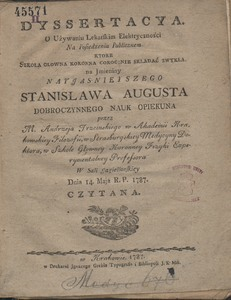
#> input picture image_detector/data/images/0000053492-000001.jpg, 231 x 300 px; its folder holds only this picture in this run
$ python -i prepare_image.py   (imports and definitions only)
#> lines starting #> are read from the running program, lines starting #| are printed output that depends on the picture; after the words box and inside, x2 and y2 are one past the last pixel; in counts of white or black regions, pixels touching at a corner belong together
# -*- coding: utf-8 -*-

from skimage import io

from skimage.color import rgb2gray
from skimage.filters import threshold_otsu
from skimage.transform import resize


SIZE = (300, 300)


def prepare_image(image):
    """
    Reduce the image to gray, resize and remove the background.
    """
    resized = rgb2gray(resize(image, SIZE))
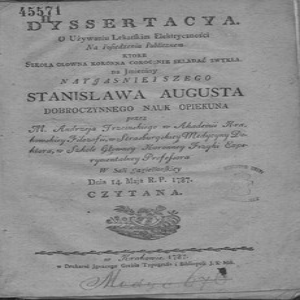
#> resized: shape (300, 300) float64; min 0.0874, max 0.705, mean 0.571
    filtered = threshold_otsu(resized)
#> filtered = 0.506

    return resized > filtered
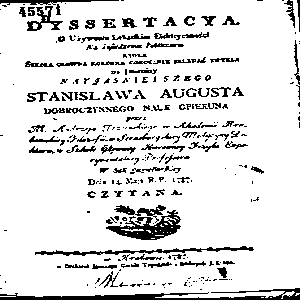
#> returned value: shape (300, 300) bool; 87.7% white; 351 black regions (223 under 20 px), largest, box (x1, y1, x2, y2) and area: (0, 288, 300, 300) 1380, (106, 210, 181, 240) 965, (35, 246, 254, 256) 608


def load_images(images_path):
    """
    Return the numpy array of images.
    """
    images = io.ImageCollection(images_path)
    images = [prepare_image(i) for i in images]

    return images

>>> import cv2
>>> picture = cv2.cvtColor(cv2.imread('data/images/0000053492-000001.jpg'), cv2.COLOR_BGR2RGB)
>>> result = prepare_image(picture)

$ run again, on image_detector/data/images/0000053492-000002.jpg
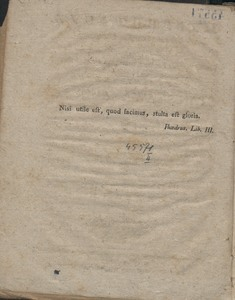
#> input picture image_detector/data/images/0000053492-000002.jpg, 235 x 300 px
#> in prepare_image, `resized = rgb2gray(resize(image, SIZE))`:
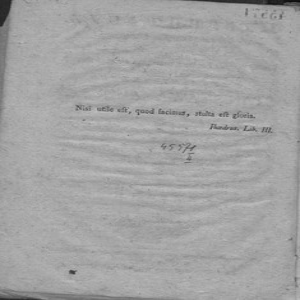
#> resized: shape (300, 300) float64; min 0.0363, max 0.759, mean 0.643
#> filtered = 0.526
#> in prepare_image, `return resized > filtered`:
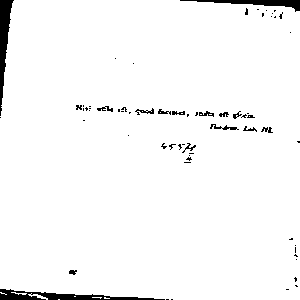
#> returned value: shape (300, 300) bool; 96.9% white; 65 black regions (49 under 20 px), largest, box (x1, y1, x2, y2) and area: (0, 289, 165, 300) 793, (0, 0, 14, 116) 722, (180, 0, 300, 12) 501

$ run again, on image_detector/data/images/0000053492-000006.jpg
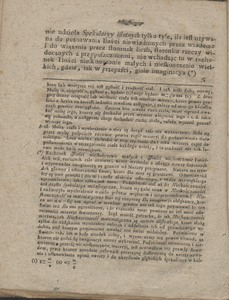
#> input picture image_detector/data/images/0000053492-000006.jpg, 229 x 300 px
#> in prepare_image, `resized = rgb2gray(resize(image, SIZE))`:
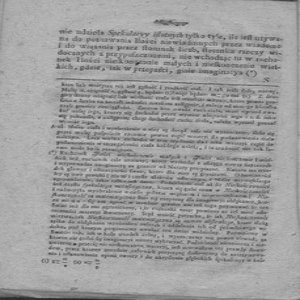
#> resized: shape (300, 300) float64; min 0.138, max 0.786, mean 0.621
#> filtered = 0.579
#> in prepare_image, `return resized > filtered`:
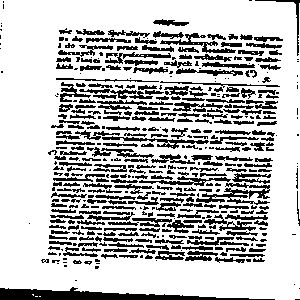
#> returned value: shape (300, 300) bool; 74.4% white; 440 black regions (151 under 20 px), largest, box (x1, y1, x2, y2) and area: (0, 287, 275, 300) 1687, (196, 183, 270, 205) 629, (160, 33, 236, 53) 378

$ run again, on image_detector/data/images/0000053492-000012.jpg
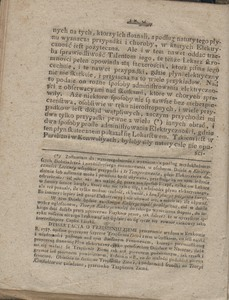
#> input picture image_detector/data/images/0000053492-000012.jpg, 229 x 300 px
#> in prepare_image, `resized = rgb2gray(resize(image, SIZE))`:
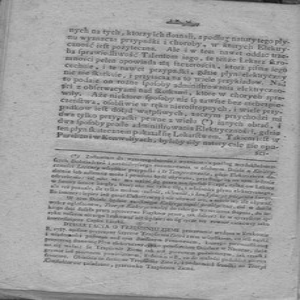
#> resized: shape (300, 300) float64; min 0.0848, max 0.784, mean 0.625
#> filtered = 0.592
#> in prepare_image, `return resized > filtered`:
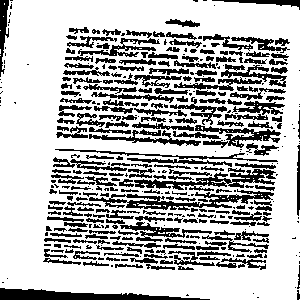
#> returned value: shape (300, 300) bool; 71.3% white; 392 black regions (161 under 20 px), largest, box (x1, y1, x2, y2) and area: (0, 288, 210, 300) 1354, (89, 189, 274, 211) 1304, (134, 169, 276, 191) 1102
